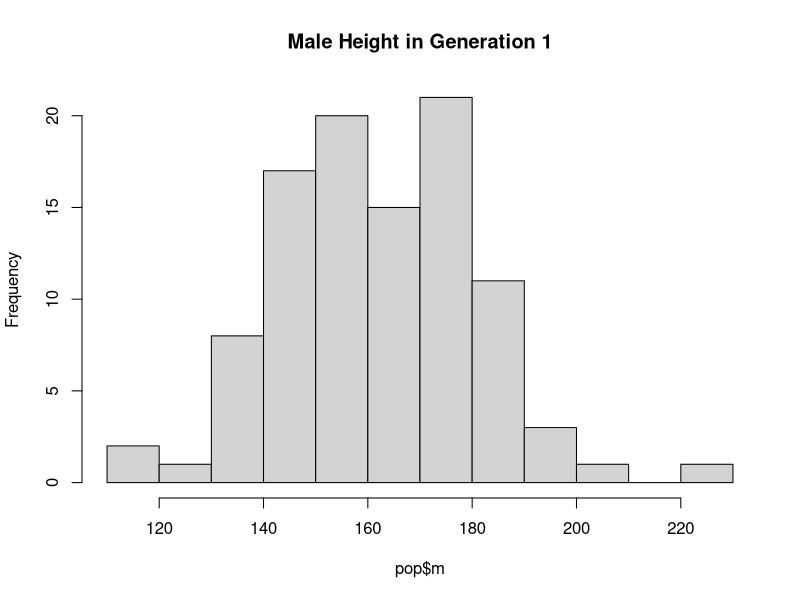
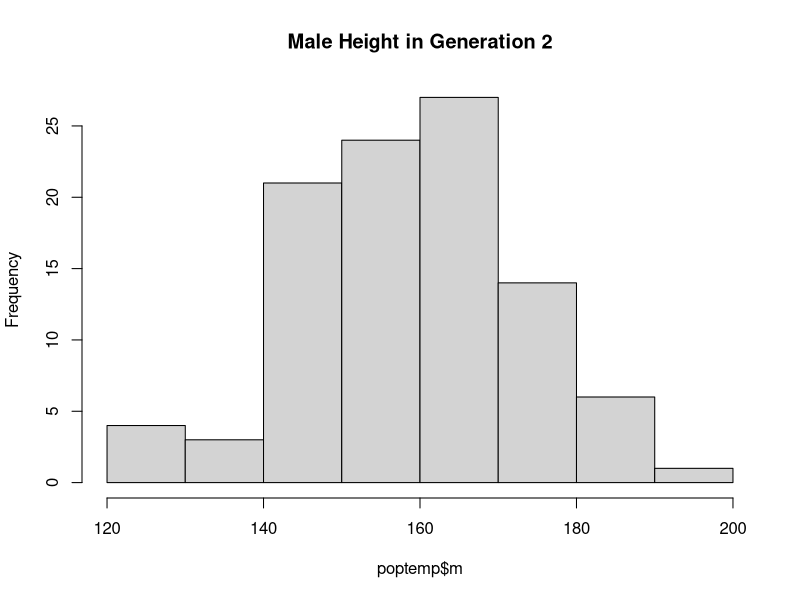
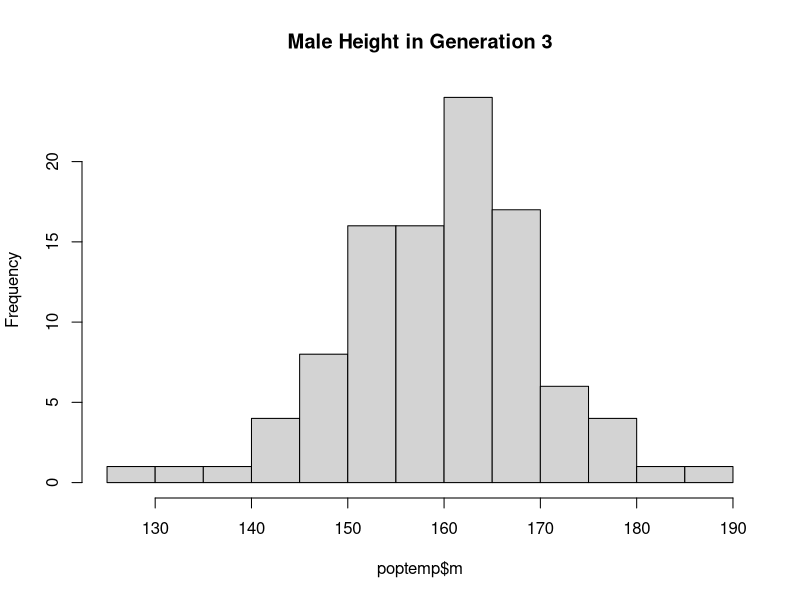
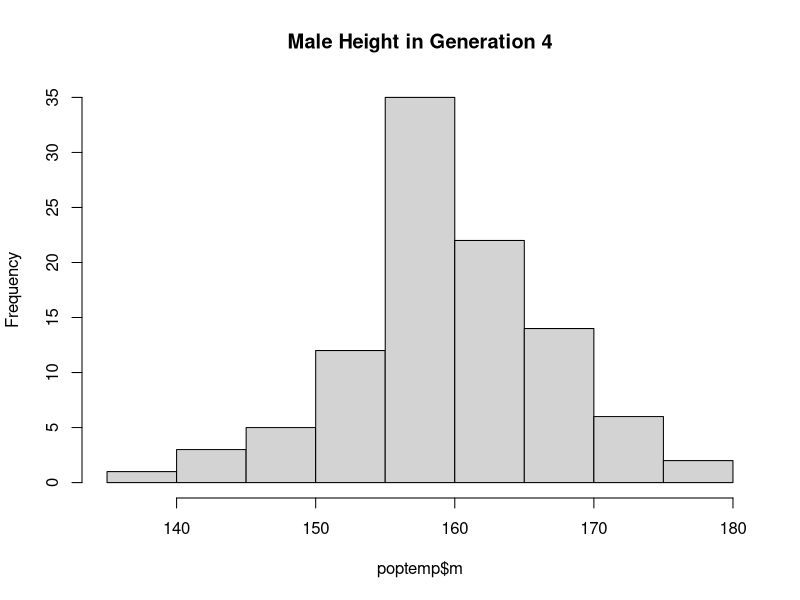
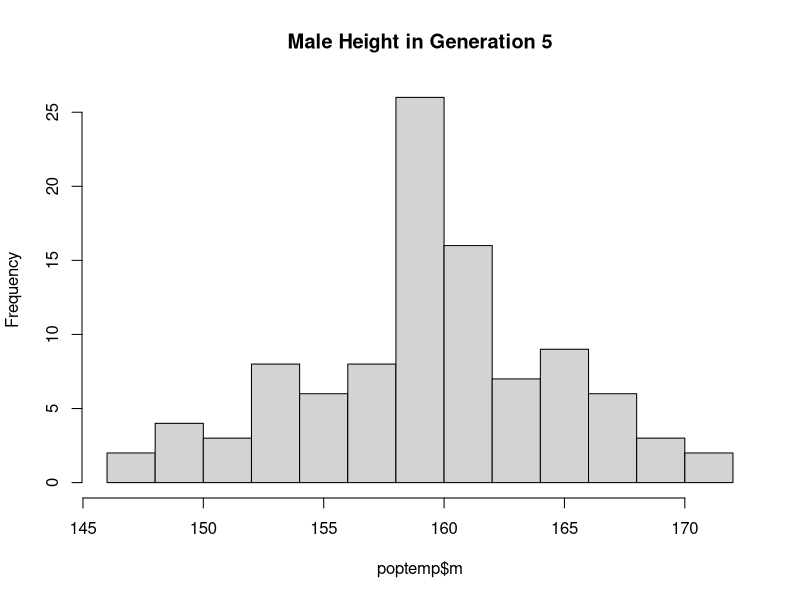
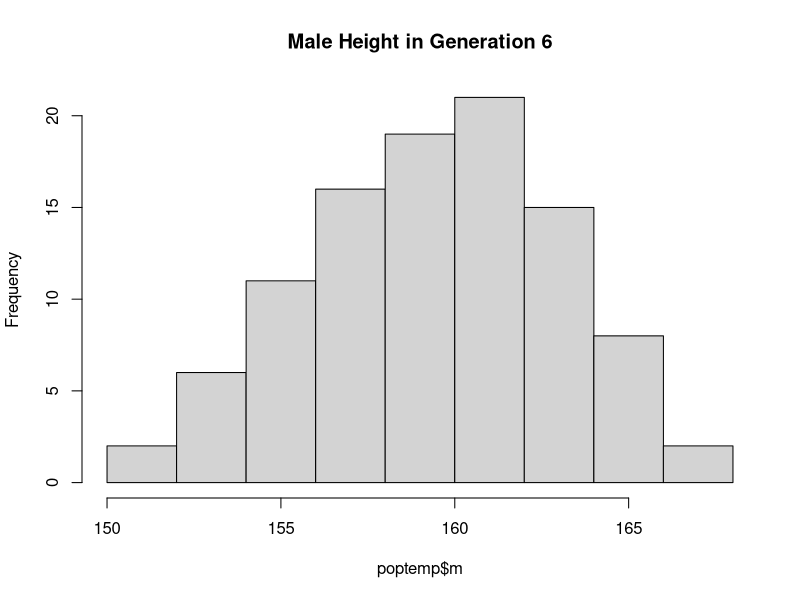
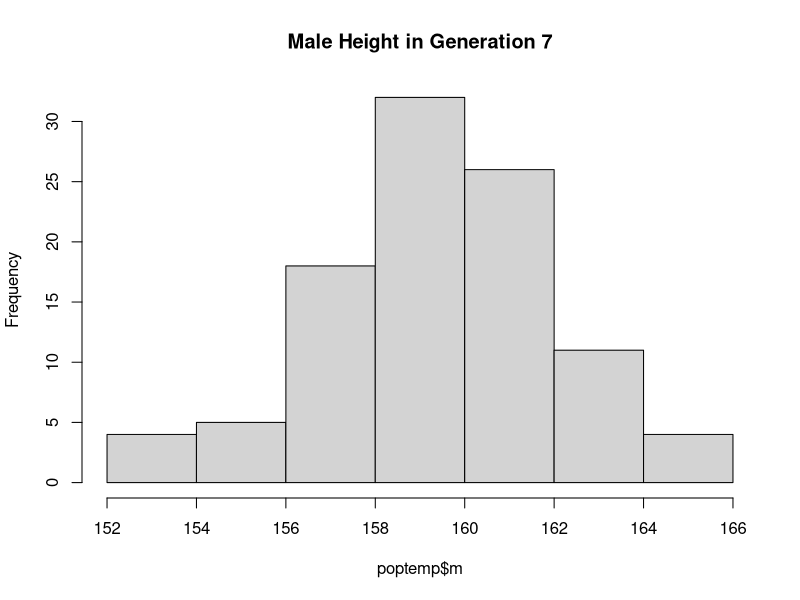
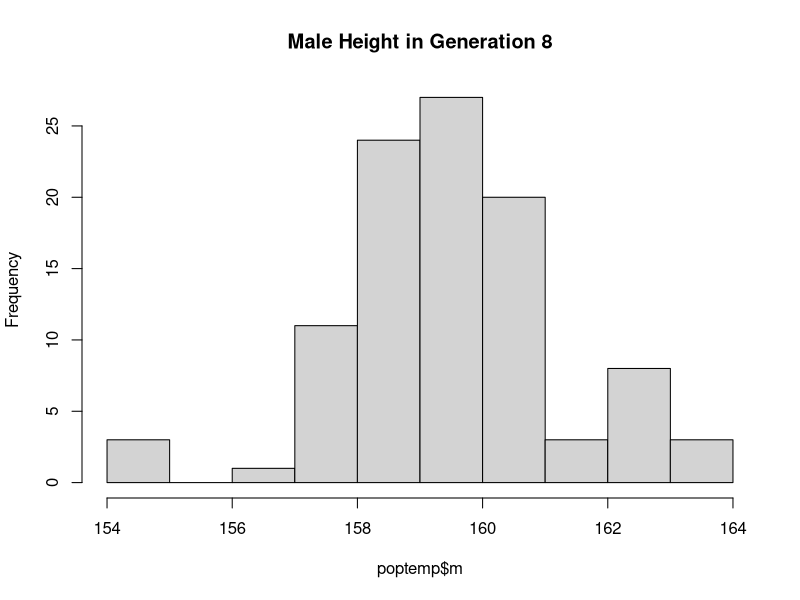

These figures' R source, in order: (Note: this script raises an error after producing the figures.)
## ---- chunk 1
pop <- data.frame(m = rnorm(100, 160, 20), f = rnorm(100, 160, 20), gen=1)
## ---- chunk 2
next_gen <- function(pop,gen) {
    temp <- pop[((gen-1)*100-99):((gen-1)*100),]
    temp$m <- sample(temp$m)
    temp$m <- rowMeans(temp[-3])
    temp$f <- temp$m
    temp$gen <- gen
    temp
}
## ---- chunk 3
hist(pop$m, main="Male Height in Generation 1")
for (i in 2:9){
  poptemp <- next_gen(pop,i)
  hist(poptemp$m, main=paste("Male Height in Generation",i), breaks=9)
  pop <- rbind(pop, poptemp)
}
## ---- chunk 4
qplot(data=pop, x=m, y=f, facets = ~gen)
## ---- chunk 5
std <- 2/sqrt(12)
trials <- data.frame(SampleMean = rep(0,1000), LowerBound = rep(0,1000), 
                     UpperBound = rep(0,1000), ContainsMean = rep(0,1000))
for (i in 1:1000){
  dat <- runif(100, -1, 1)
  trials$SampleMean[i] <- mean(dat)
  confInt <- trials$SampleMean[i] + qnorm(c(0.025,0.975))*std/10
  trials$LowerBound[i] <- confInt[1]
  trials$UpperBound[i] <- confInt[2]
  if (trials$SampleMean[i] >= confInt[1] & trials$SampleMean[i] <= confInt[2]) {
    trials$ContainsMean[i] <- 1
  }
}

trials[1:10,]
## ---- chunk 6
makePatient <- function() {
  vowel <- grep("[aeiou]", letters)
  cons <- grep("[^aeiou]", letters)
  name <- paste(sample(LETTERS[cons], 1), sample(letters[vowel], 1), 
                sample(letters[cons], 1), sep='')
  gender <- factor(sample(0:1, 1), levels=0:1, labels=c('female','male'))
  dob <- as.Date(sample(7500, 1), origin="1970-01-01")
  n <- sample(6, 1)
  doa <- as.Date(sample(1500, n), origin="2010-01-01")
  pulse <- round(rnorm(n, 80, 10))
  temp <- round(rnorm(n, 98.4, 0.3), 2)
  fluid <- round(runif(n), 2)
  list(name, gender, dob, doa, pulse, temp, fluid)
}
## ---- chunk 7
medRec <- function(){
  patient <- makePatient()
  names(patient) <- c('name', 'gender', 'date_of_birth', 'date_of_admission', 'pulse', 
                      'temperature', 'fluid_intake')
  class(patient) <- 'medicalRecord'
  return(patient)
}

set.seed(8)
patient <- medRec()
patient
class(patient)
## ---- chunk 8
mean.medicalRecord <- function(patient){
  pul <- mean(patient$pulse)
  tem <- mean(patient$temperature)
  flu <- mean(patient$fluid_intake)
  out <- list("Mean Pulse"=pul, "Mean Temperature"=tem, "Mean Fluid Intake"=flu)
  return(out)
}

print.medicalRecord <- function(patient) {
  cat(sprintf("Name: %s\nGender: %s\nDate of Birth: %s", 
              patient$name, patient$gender, patient$date_of_birth), "\n\n")
  for (i in 1:length(patient$date_of_admission)){
      cat(sprintf("Date of Admission: %s\nFluid Intake: %s\nTemperature: %s\nPulse: %s", 
              patient$date_of_admission[i], patient$fluid_intake[i], patient$temperature[i],
              patient$pulse[i]), "\n\n")
  }
}

# Since each measurement has such difference scales, I chose to plot them on separate plots 
## so the graphs could be the most informative.
plot.medicalRecord <- function(patient) {
  par(mfrow=c(1,3))
  plot(patient$date_of_admission,patient$temperature,type='b', xaxt='n',col='red',
       xlab="Date of Admission", ylab = "Temperature")
  axis(1, at=patient$date_of_admission,labels=patient$date_of_admission)
  plot(patient$date_of_admission,patient$pulse,type='b', xaxt='n',col="green",
       ylab = "Pulse", xlab= "Date of Admission")
  axis(1, at=patient$date_of_admission,labels=patient$date_of_admission)
  plot(patient$date_of_admission,patient$fluid_intake,type='b', xaxt='n',col="blue",
       ylab = "Fluid Intake", xlab= "Date of Admission")
  axis(1, at=patient$date_of_admission,labels=patient$date_of_admission)
  mtext(paste('Measurements for Patient: ',patient$name), outer = TRUE)
}
methods(class='medicalRecord')
mean(patient)
print(patient)
plot(patient)
## ---- chunk 9
# function of how many people you want in cohort
cohortmaker <- function(number){
  cohort <- list(medRec())
  for (i in 2:number){
    tempPatient <- medRec()
    cohort[[i]] <- tempPatient
  }
  return(cohort)
  class(cohort) <- "cohort"
}

cohort <- cohortmaker(10)
